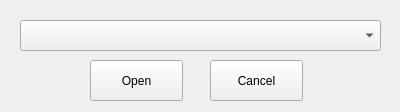
<?xml version="1.0" encoding="UTF-8"?>
<ui version="4.0">
 <class>OpenProject</class>
 <widget class="QWidget" name="OpenProject">
  <property name="geometry">
   <rect>
    <x>0</x>
    <y>0</y>
    <width>400</width>
    <height>112</height>
   </rect>
  </property>
  <property name="windowTitle">
   <string>Opening Project</string>
  </property>
  <widget class="QComboBox" name="projects_to_open">
   <property name="geometry">
    <rect>
     <x>20</x>
     <y>20</y>
     <width>361</width>
     <height>31</height>
    </rect>
   </property>
  </widget>
  <widget class="QPushButton" name="open">
   <property name="geometry">
    <rect>
     <x>90</x>
     <y>60</y>
     <width>93</width>
     <height>41</height>
    </rect>
   </property>
   <property name="text">
    <string>Open</string>
   </property>
  </widget>
  <widget class="QPushButton" name="cancel">
   <property name="geometry">
    <rect>
     <x>210</x>
     <y>60</y>
     <width>93</width>
     <height>41</height>
    </rect>
   </property>
   <property name="text">
    <string>Cancel</string>
   </property>
  </widget>
 </widget>
 <resources/>
 <connections/>
</ui>
